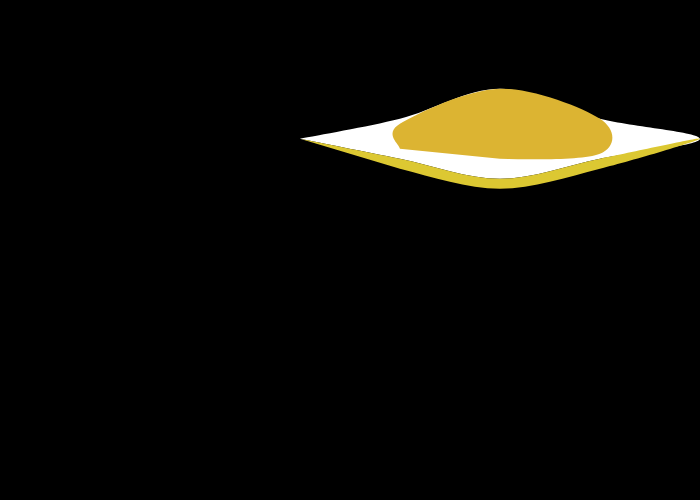
Frame 1 (no input)
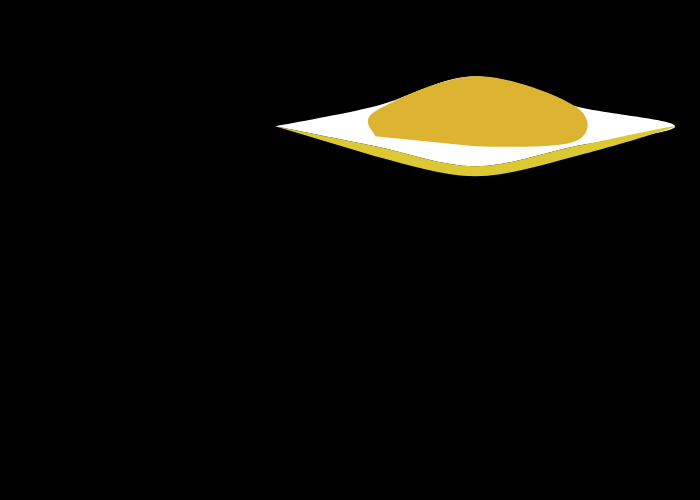
Frame 60 (no input)
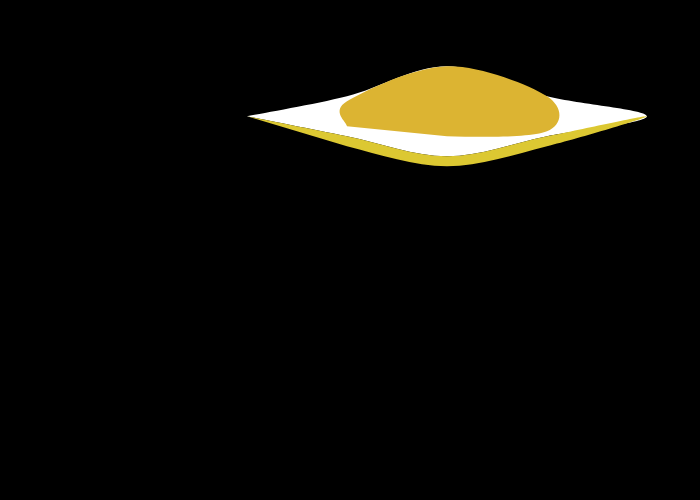
Frame 120 (the mouse pressed at the canvas centre since frame 60)

The p5.js sketch that drew these frames (run headless with seeded random() and noise() and a simulated clock; from frame 60 on, the mouse is pressed at the canvas centre):

// p5.js sketch
// ── sketch.js
let egg;

function setup() {
  createCanvas(700, 500);
  background(0);

  let x = random(width);
  let y = random(60, height - 60);
  let rad = 20;
  egg = new Egg(x, y, rad);
}

function draw() {
  background(0);

  let vector = p5.Vector.sub(egg.centerPos, egg.pos);
  vector.normalize();
  vector.mult(0.1);
  vector.rotate(radians(egg.angle));
  egg.applyForce(vector);
  egg.angleMovement();
  egg.vel.mult(0.8);
  egg.checkBoundaries();
  egg.update();
  egg.display();
}

class Egg {
  constructor(x, y, rad) {
    this.pos = createVector(x, y);
    this.vel = createVector(0, 0);
    this.acc = createVector(0, 0);
    this.rad = rad;
    this.mass = rad * 0.05;
    this.centerPos = createVector(width / 2, height / 2);
    this.angle = 0;
  }
  applyForce(f) {
    if (this.mass > 0) {
      let force = p5.Vector.div(f, this.mass);
      this.acc.add(force);
    }
  }
  update() {
    this.vel.add(this.acc);
    this.pos.add(this.vel);
    this.acc.mult(0);
  }
  checkBoundaries() {
    if (this.pos.x < 20) {
      this.pos.x = 20;
      this.vel.x = -this.vel.x;
    } else if (this.pos.x > width - 20) {
      this.pos.x = width - 20;
      this.vel.x = -this.vel.x;
    }
    if (this.pos.y < 60) {
      this.pos.y = 60;
      this.vel.y = -this.vel.y;
    } else if (this.pos.y > height - 60) {
      this.pos.y = height - 60;
      this.vel.y = -this.vel.y;
    }
  }
  angleMovement() {
    this.angle = map(
      dist(this.centerPos.x, this.centerPos.y, this.pos.x, this.pos.y),
      0,
      290,
      80,
      60
    );
  }
  display() {
    push();
    translate(this.pos.x, this.pos.y);
    noStroke();
    fill(255);
    scale(this.rad / 4);
    beginShape();
    curveVertex(-40, 0);
    curveVertex(-40, 0);
    curveVertex(-20, 4);
    curveVertex(0, 8);
    curveVertex(20, 4);
    curveVertex(40, 0);
    curveVertex(20, -4);
    curveVertex(0, -10);
    curveVertex(-20, -4);
    curveVertex(-40, 0);
    curveVertex(-40, 0);
    endShape();
    pop();

    push();
    translate(this.pos.x, this.pos.y);
    noStroke();
    fill(220, 200, 50);
    scale(this.rad / 4);
    beginShape();
    curveVertex(-40, 0);
    curveVertex(-40, 0);
    curveVertex(-20, 4);
    curveVertex(0, 8);
    curveVertex(20, 4);
    curveVertex(40, 0);
    curveVertex(20,6);
    curveVertex(0,10);
    curveVertex(-20,6);
    curveVertex(-40, 0);
    endShape();
    pop();

    push();
    translate(this.pos.x, this.pos.y);
    noStroke();
    fill(220, 180, 50);
    scale(this.rad / 4);
    beginShape();
    curveVertex(-20, 2);
    curveVertex(0, 4);
    curveVertex(20, 3);
    curveVertex(20, -4);
    curveVertex(0, -10);
    curveVertex(-20, -3);
    endShape(CLOSE);
    pop();
  }
}
